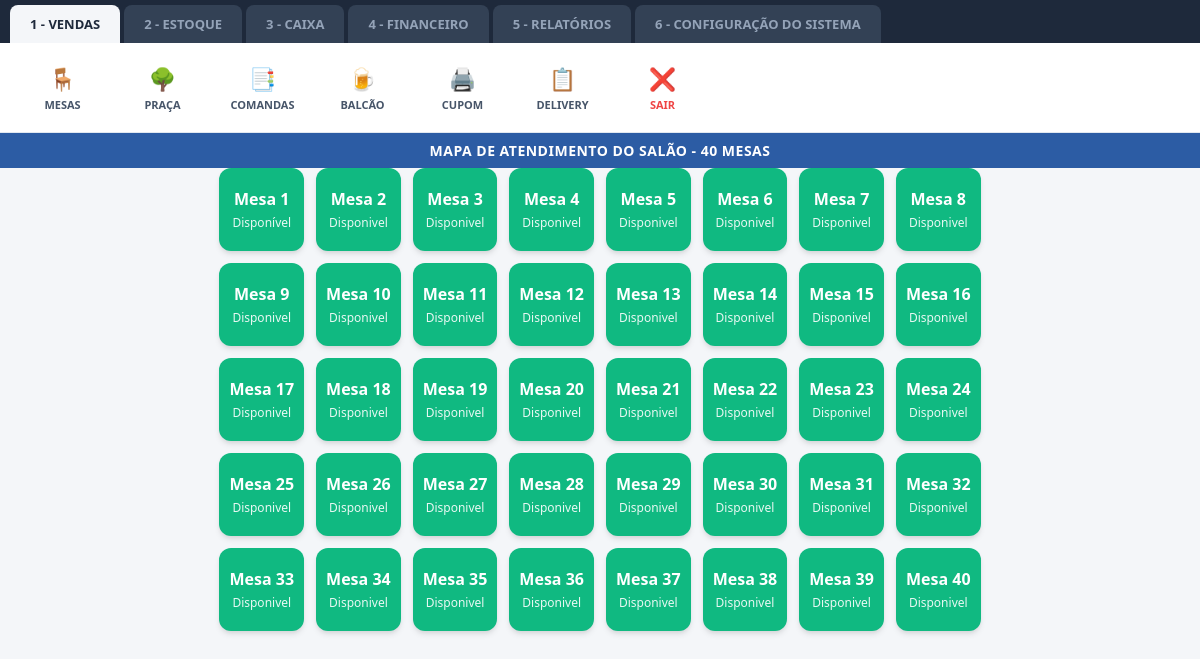
The page / on the database its author committed.
### tables this page shows
CREATE TABLE mesas (id INTEGER PRIMARY KEY, numero INTEGER, status TEXT, praca_id INTEGER);

### app.py (the view)
@app.route("/")
def home():
    conexao = sqlite3.connect('restaurante.db')
    cursor = conexao.cursor()
    cursor.execute('SELECT numero, status, praca_id FROM mesas ORDER BY numero')
    mesas = cursor.fetchall()
    por_praca = {}
    for mesa in mesas:
        praca = mesa[2]
        if praca not in por_praca:
            por_praca[praca] = []
        por_praca[praca].append(mesa)
    conexao.close()
    print(f"DEBUG: Encontrei {len(mesas)} mesas no banco.")
    return render_template("index.html", mesas=mesas, por_praca=por_praca)

### templates/index.html (shortened to what this page needs)
<!DOCTYPE html>
<html lang="pt-BR">
<head>
</head>
<body>
    <div class="abas-container">
        <button class="aba ativa">1 - VENDAS</button>
        <button class="aba">2 - ESTOQUE</button>
        <button class="aba">3 - CAIXA</button>
        <button class="aba">4 - FINANCEIRO</button>
        <button class="aba">5 - RELATÓRIOS</button>
        <button class="aba">6 - CONFIGURAÇÃO DO SISTEMA</button>
    </div>
    <div class="barra-ferramentas">
        <button class="btn-ferramenta">
            <span class="icone">🪑</span>
            <span class="texto">Mesas</span>
        </button>
        <button class="btn-ferramenta">
            <span class="icone">🌳</span>
            <span class="texto">Praça</span>
        </button>
        <button class="btn-ferramenta">
            <span class="icone">📑</span>
            <span class="texto">Comandas</span>
        </button>
        <button class="btn-ferramenta">
            <span class="icone">🍺</span>
            <span class="texto">Balcão</span>
        </button>
        <button class="btn-ferramenta">
            <span class="icone">🖨️</span>
            <span class="texto">Cupom</span>
        </button>
        <button class="btn-ferramenta">
            <span class="icone">📋</span>
            <span class="texto">Delivery</span>
        </button>
        <button class="btn-ferramenta sair">
            <span class="icone">❌</span>
            <span class="texto">Sair</span>
        </button>
    </div>
    <div class="barra-status">
        MAPA DE ATENDIMENTO DO SALÃO - 40 MESAS
    </div>
    <div class="grid-mesas">
    {% for mesa in mesas %}
    <a href="{{ url_for('ver_mesa', numero_mesa=mesa[0]) }}" style="text-decoration: none;">
        <div class="card-mesa {% if mesa[1] == 'Ocupada' %}ocupada{% endif %}">
            <span class="num-mesa">Mesa {{ mesa[0] }}</span>
            <span class="status-mesa">{{ mesa[1] }}</span>
        </div>
    </a>
    {% endfor %}
</div>
</body>
</html>

### templates/index.html (style rules this page uses)
* { margin: 0; padding: 0; box-sizing: border-box; font-family: 'Segoe UI', Arial, sans-serif; }
body { background-color: #f4f6f9; color: #333; display: flex; flex-direction: column; height: 100vh; overflow: hidden; }
.abas-container { background-color: #1e293b; display: flex; padding: 5px 10px 0 10px; gap: 4px; }
.aba { padding: 10px 20px; color: #94a3b8; background-color: #334155; font-size: 13px; font-weight: bold; border: none; border-top-left-radius: 8px; border-top-right-radius: 8px; cursor: pointer; transition: all 0.2s ease; }
.aba.ativa { background-color: #f4f6f9; color: #1e293b; }
.barra-ferramentas { background-color: #ffffff; display: flex; gap: 15px; padding: 12px 20px; border-bottom: 1px solid #e2e8f0; box-shadow: 0 2px 4px rgba(0,0,0,0.02); }
.btn-ferramenta { display: flex; flex-direction: column; align-items: center; justify-content: center; background: none; border: none; cursor: pointer; width: 85px; padding: 8px; border-radius: 10px; transition: background 0.2s; }
.btn-ferramenta .icone { font-size: 22px; margin-bottom: 4px; }
.btn-ferramenta .texto { font-size: 11px; font-weight: 700; color: #475569; text-align: center; text-transform: uppercase; }
.btn-ferramenta.sair .texto { color: #ef4444; }
.barra-status { background-color: #2c5ca4; color: #ffffff; text-align: center; padding: 8px; font-size: 14px; font-weight: bold; letter-spacing: 0.5px; }
.grid-mesas { display: grid; grid-template-columns: repeat(8, 1fr); gap: 12px; max-width: 1400px; margin: 0 auto; }
.card-mesa { background-color: #10b981; color: white; border: none; border-radius: 12px; padding: 20px 10px; display: flex; flex-direction: column; align-items: center; justify-content: center; cursor: pointer; box-shadow: 0 4px 6px -1px rgba(0, 0, 0, 0.1), 0 2px 4px -1px rgba(0, 0, 0, 0.06); transition: transform 0.2s, box-shadow 0.2s; }
.card-mesa .num-mesa { font-size: 16px; font-weight: bold; margin-bottom: 4px; }
.card-mesa .status-mesa { font-size: 12px; opacity: 0.9; }

### rows shown on the page
mesas: numero "1", status "Disponível"
mesas: numero "2", status "Disponivel"
mesas: numero "3", status "Disponivel"
mesas: numero "4", status "Disponivel"
mesas: numero "5", status "Disponivel"
mesas: numero "6", status "Disponivel"
mesas: numero "7", status "Disponivel"
mesas: numero "8", status "Disponivel"
mesas: numero "9", status "Disponivel"
mesas: numero "10", status "Disponivel"
mesas: numero "11", status "Disponivel"
mesas: numero "12", status "Disponivel"
mesas: numero "13", status "Disponivel"
mesas: numero "14", status "Disponivel"
mesas: numero "15", status "Disponivel"
mesas: numero "16", status "Disponivel"
mesas: numero "17", status "Disponivel"
mesas: numero "18", status "Disponivel"
mesas: numero "19", status "Disponivel"
mesas: numero "20", status "Disponivel"
mesas: numero "21", status "Disponivel"
mesas: numero "22", status "Disponivel"
mesas: numero "23", status "Disponivel"
mesas: numero "24", status "Disponivel"
mesas: numero "25", status "Disponivel"
mesas: numero "26", status "Disponivel"
mesas: numero "27", status "Disponivel"
mesas: numero "28", status "Disponivel"
mesas: numero "29", status "Disponivel"
mesas: numero "30", status "Disponivel"
mesas: numero "31", status "Disponivel"
mesas: numero "32", status "Disponivel"
mesas: numero "33", status "Disponivel"
mesas: numero "34", status "Disponivel"
mesas: numero "35", status "Disponivel"
mesas: numero "36", status "Disponivel"
mesas: numero "37", status "Disponivel"
mesas: numero "38", status "Disponivel"
mesas: numero "39", status "Disponivel"
mesas: numero "40", status "Disponivel"
